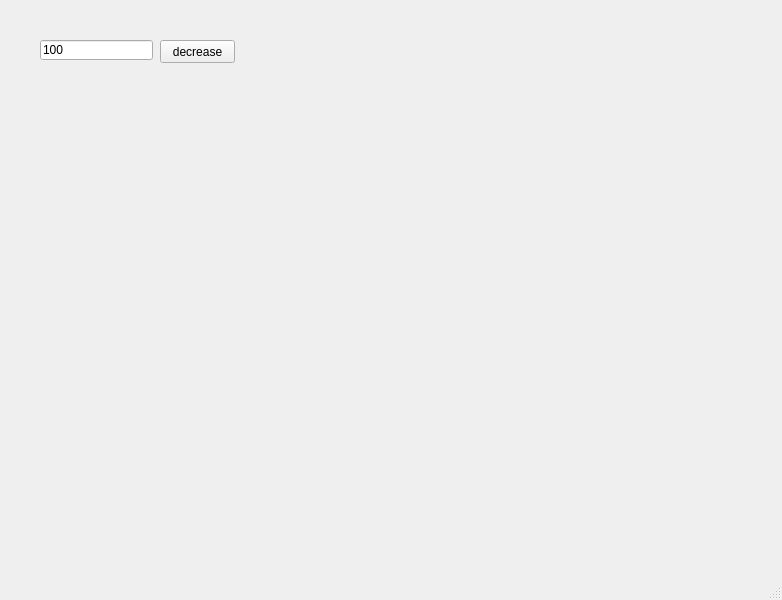
<?xml version="1.0" encoding="UTF-8"?>
<ui version="4.0">
 <class>MainWindow</class>
 <widget class="QMainWindow" name="MainWindow">
  <property name="geometry">
   <rect>
    <x>0</x>
    <y>0</y>
    <width>782</width>
    <height>600</height>
   </rect>
  </property>
  <property name="windowTitle">
   <string>MainWindow</string>
  </property>
  <widget class="QWidget" name="centralwidget">
   <widget class="QLineEdit" name="le">
    <property name="geometry">
     <rect>
      <x>40</x>
      <y>40</y>
      <width>113</width>
      <height>20</height>
     </rect>
    </property>
    <property name="inputMask">
     <string/>
    </property>
    <property name="text">
     <string>100</string>
    </property>
   </widget>
   <widget class="QPushButton" name="pb">
    <property name="geometry">
     <rect>
      <x>160</x>
      <y>40</y>
      <width>75</width>
      <height>23</height>
     </rect>
    </property>
    <property name="text">
     <string>decrease</string>
    </property>
   </widget>
  </widget>
  <widget class="QMenuBar" name="menubar">
   <property name="geometry">
    <rect>
     <x>0</x>
     <y>0</y>
     <width>782</width>
     <height>21</height>
    </rect>
   </property>
  </widget>
  <widget class="QStatusBar" name="statusbar"/>
 </widget>
 <resources/>
 <connections/>
</ui>
